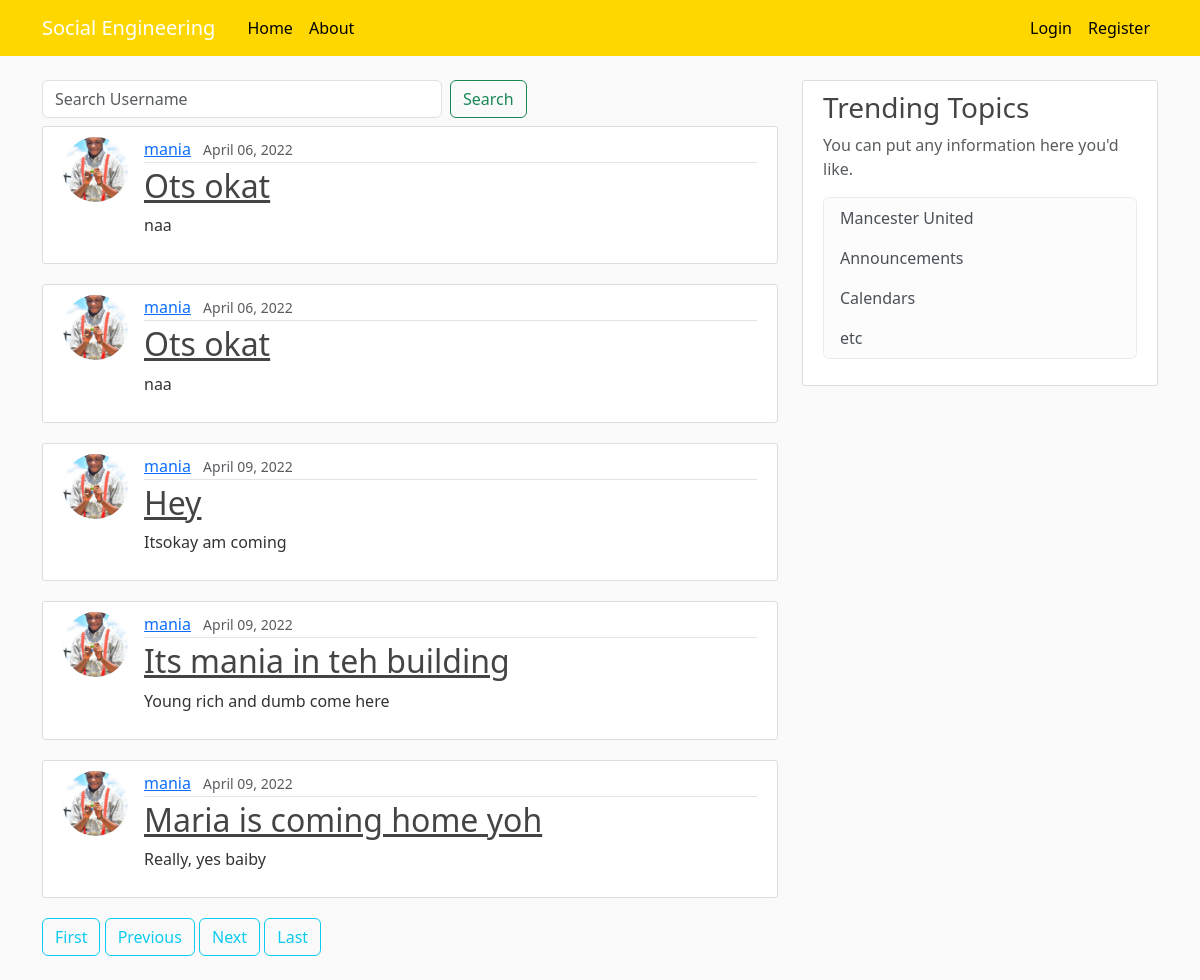
Before: /?page=2 with the older database file.
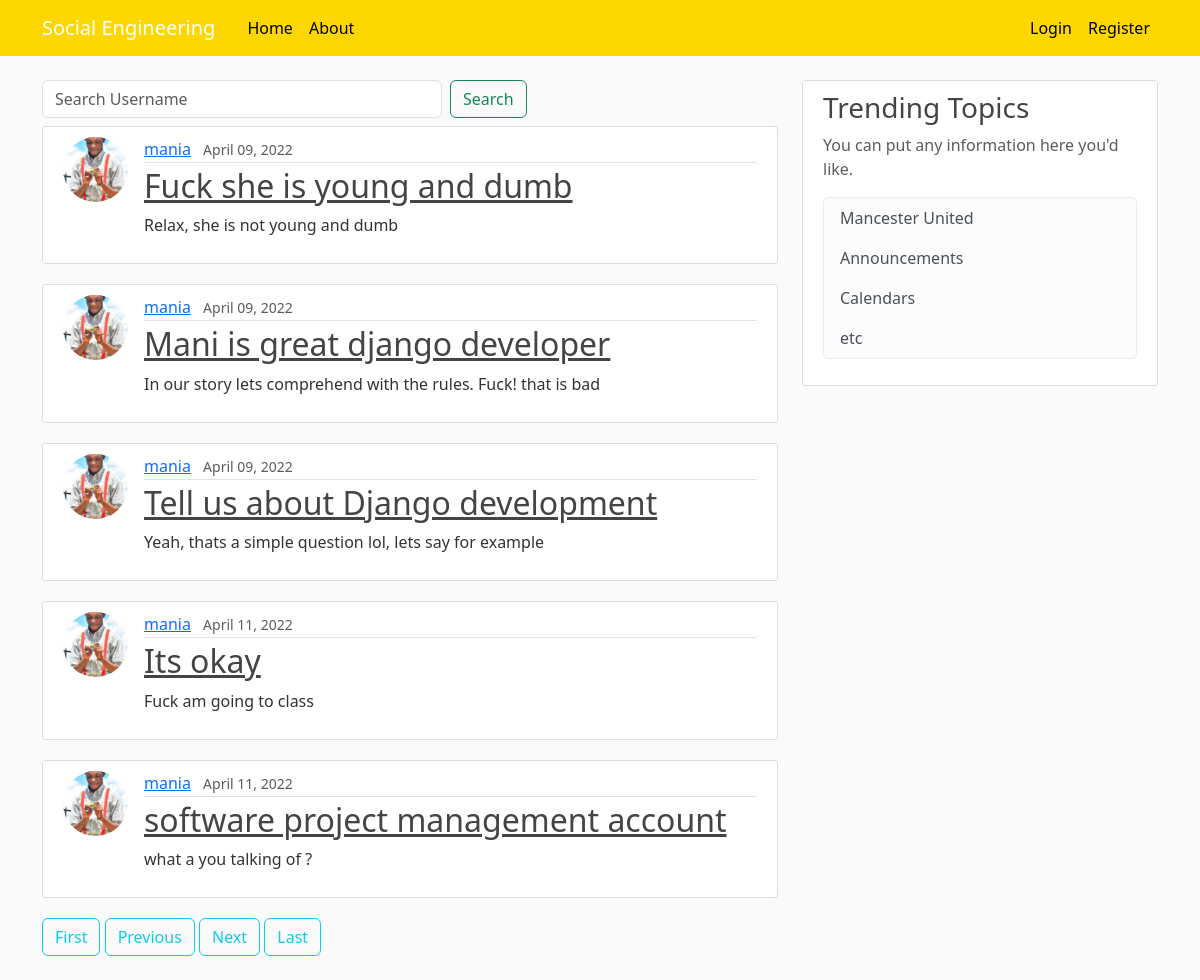
After: the same page with the newer database file.
### blog/models.py (models this page shows, shortened)
class Post(models.Model):
    title = models.CharField(max_length=100,  validators=[
        validate_comment_text])
    content = models.TextField(max_length=300, validators=[
                               validate_comment_text])
    liked = models.ManyToManyField(
        settings.AUTH_USER_MODEL, blank=True, related_name='liked')
    date_posted = models.DateTimeField(default=timezone.now)
    author = models.ForeignKey(User, on_delete=models.CASCADE)
    objects = PostManager()

### users/models.py (models this page shows, shortened)
class Profile(models.Model):
    user = models.OneToOneField(User, on_delete=models.CASCADE)
    image = models.ImageField(default='default.jpg', upload_to='profile_pics')

### blog/views.py (the view)
# urls.py: path('', PostListView.as_view(), name='blog-home'),
class PostListView(ListView):
    model = Post
    template_name = 'blog/home.html'
    context_object_name = 'posts'
    ordering = ['-date_posted']
    paginate_by = 5
    def get_queryset(self):
        try:
            keyword = self.request.GET['q']
        except:
            keyword = ''
        if (keyword != ''):
            object_list = self.model.objects.filter(
                Q(content__icontains=keyword) | Q(title__icontains=keyword))
        else:
            object_list = self.model.objects.all()
        return object_list

### blog/templates/blog/home.html
{%extends 'blog/base.html' %} {%block content%}
<form class="form-inline my-2 my-lg-0 pb-2">
  <input
    class="form-control mr-sm-2"
    name="q"
    type="search"
    placeholder="Search Username"
    aria-label="Search"
    style="width: 400px"
  />
  <input
    class="btn btn-outline-success my-2 my-sm-0"
    type="submit"
    value="Search"
  />
</form>
{% for post in posts%}
<article class="media content-section">
  <img
    class="rounded-circle article-img"
    src="{{post.author.profile.image.url}}"
  />
  <div class="media-body">
    <div class="article-metadata">
      <a class="mr-2" href="{% url 'user-post' post.author.username%}"
        >{{ post.author }}</a
      >
      <small class="text-muted">{{ post.date_posted|date:"F d, Y" }}</small>
    </div>
    <h2>
      <a class="article-title" href="{% url 'post_detail'  post.id%}"
        >{{ post.title }}</a
      >
    </h2>
    <p class="article-content">{{ post.content |truncatewords:50 }}</p>
  </div>
</article>
{%endfor %} {% if is_paginated%} {% if page_obj.has_previous %}
<a class="btn btn-outline-info mb-4" href="?page=1">First</a>
<a
  class="btn btn-outline-info mb-4"
  href="?page={{ page_obj.previous_page_number }}"
  >Previous</a
>
{% endif %} {% if page_obj.has_next %}
<a class="btn btn-outline-info mb-4" href="?page={{page_obj.next_page_number}}"
  >Next</a
>
<a
  class="btn btn-outline-info mb-4"
  href="?page={{ page_obj.paginator.num_pages }}"
  >Last</a
>
{% endif %} {% endif %} {%endblock content %}

### blog/templates/blog/base.html (shortened to what this page needs)
{%load static%}
<!DOCTYPE html>
<html lang="en">
<head>
    <link rel="stylesheet" href="https://stackpath.bootstrapcdn.com/bootstrap/4.3.1/css/bootstrap.min.css"
>
        <link
      rel="stylesheet"
      href="https://use.fontawesome.com/releases/v5.13.0/css/all.css"
    />
    <link rel="stylesheet" href="https://cdn.jsdelivr.net/npm/bootstrap@latest/dist/css/bootstrap.min.css">
  <link rel="stylesheet" href="//cdn.jsdelivr.net/npm/medium-editor@latest/dist/css/medium-editor.min.css"
    type="text/css" media="screen" charset="utf-8">
<link rel="stylesheet" type="text/css" href="{%static 'blog/main.css' %}">
</head>
<body>
    <header class="site-header">
        <nav class="navbar navbar-expand-md navbar-dark bg-steel fixed-top" style="background:gold">
            <div class="container">
                <a class="navbar-brand mr-4" href="/">Social Engineering</a>
                <div class="collapse navbar-collapse" id="navbarToggle">
                    <div class="navbar-nav mr-auto">
                        <a class="nav-item nav-link" href="{% url 'blog-home'%}" style="color:black">Home</a>
                        <a class="nav-item nav-link" href="{% url 'blog-about'%}" style="color:black">About</a>
                    </div>
                    <div class="navbar-nav">
                        {%if user.is_authenticated %}
                        <a class="nav-item nav-link" href="{% url 'post_create' %}" style="color:black">New Tweet</a>
                        <a class="nav-item nav-link" href="{% url 'profile' %}" style="color:black">Profile</a>
                <a class="nav-item nav-link" href="{% url 'logout' %}" style="color:black">Logout</a>
                        {%else%}
                        <a class="nav-item nav-link" href="{% url 'login' %}" style="color:black">Login</a>
                        <a class="nav-item nav-link" href="{% url 'register' %}" style="color:black">Register</a>
                        {%endif%}
                    </div>
                </div>
            </div>
        </nav>
    </header>
<main role="main" class="container">
    <div class="row">
        <div class="col-md-8">
            {% block content %}{% endblock %}
        </div>
        <div class="col-md-4">
            <div class="content-section">
                <h3>Trending Topics</h3>
                <p class='text-muted'>You can put any information here you'd like.
                <ul class="list-group">
                    <li class="list-group-item list-group-item-light">Mancester United</li>
                    <li class="list-group-item list-group-item-light">Announcements</li>
                    <li class="list-group-item list-group-item-light">Calendars</li>
                    <li class="list-group-item list-group-item-light">etc</li>
                </ul>
                 </p>
            </div>
        </div>
    </div>
</main>
    </body>
</body>
</html>

### blog/static/blog/main.css (style rules this page uses)
body { background: #fafafa; color: #333333; margin-top: 5rem; }
h1, h2, h3, h4, h5, h6 { color: #444444; }
ul { margin: 0; }
.bg-steel { background-color: #5f788a; }
.site-header .navbar-nav .nav-link { color: #cbd5db; }
.content-section { background: #ffffff; padding: 10px 20px; border: 1px solid #dddddd; border-radius: 3px; margin-bottom: 20px; }
.article-title { color: #444444; }
.article-content { white-space: pre-line; }
.article-img { height: 65px; width: 65px; margin-right: 16px; }
.article-metadata { padding-bottom: 1px; margin-bottom: 4px; border-bottom: 1px solid #e3e3e3; }

Changed rows visible on the page:
removed Post: author.profile.image (picture), author "mania", date_posted "April 06, 2022", title "Ots okat", content "naa"
removed Post: author.profile.image (picture), author "mania", date_posted "April 06, 2022", title "Ots okat", content "naa"
removed Post: author.profile.image (picture), author "mania", date_posted "April 09, 2022", title "Hey", content "Itsokay am coming"
removed Post: author.profile.image (picture), author "mania", date_posted "April 09, 2022", title "Its mania in teh building", content "Young rich and dumb come here"
removed Post: author.profile.image (picture), author "mania", date_posted "April 09, 2022", title "Maria is coming home yoh", content "Really, yes baiby"
now on this page (row unchanged): Post: author.profile.image (picture), author "mania", date_posted "April 09, 2022", title "Fuck she is young and dumb", content "Relax, she is not young and dumb"
added Post: author.profile.image (picture), author "mania", date_posted "April 09, 2022", title "Mani is great django developer", content "In our story lets comprehend with the rules. Fuck! that is bad"
added Post: author.profile.image (picture), author "mania", date_posted "April 09, 2022", title "Tell us about Django development", content "Yeah, thats a simple question lol, lets say for example"
added Post: author.profile.image (picture), author "mania", date_posted "April 11, 2022", title "Its okay", content "Fuck am going to class"
added Post: author.profile.image (picture), author "mania", date_posted "April 11, 2022", title "software project management account", content "what a you talking of ?"
